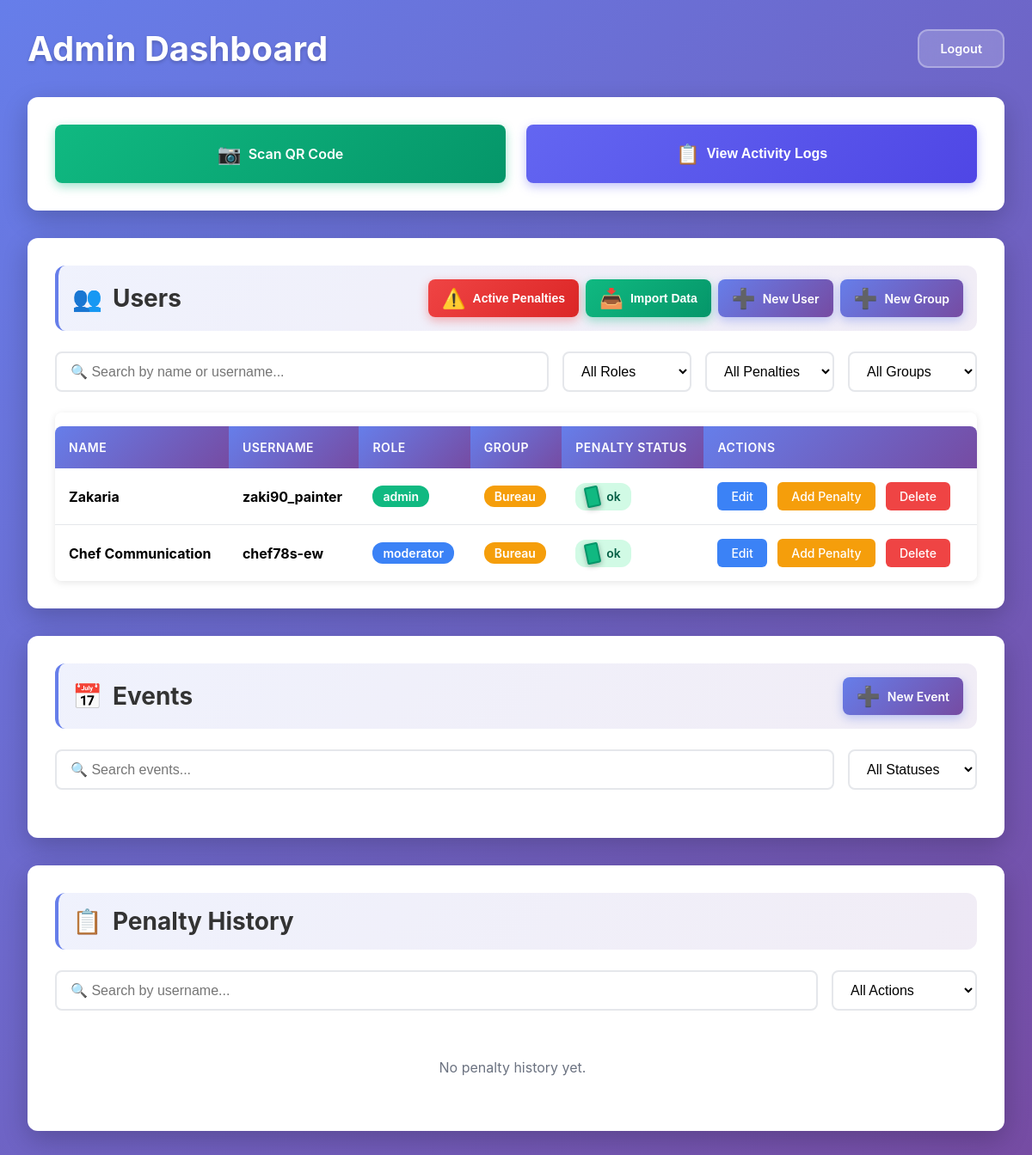
/admin-dashboard/ (signed in), run on an earlier commit of the app's database.
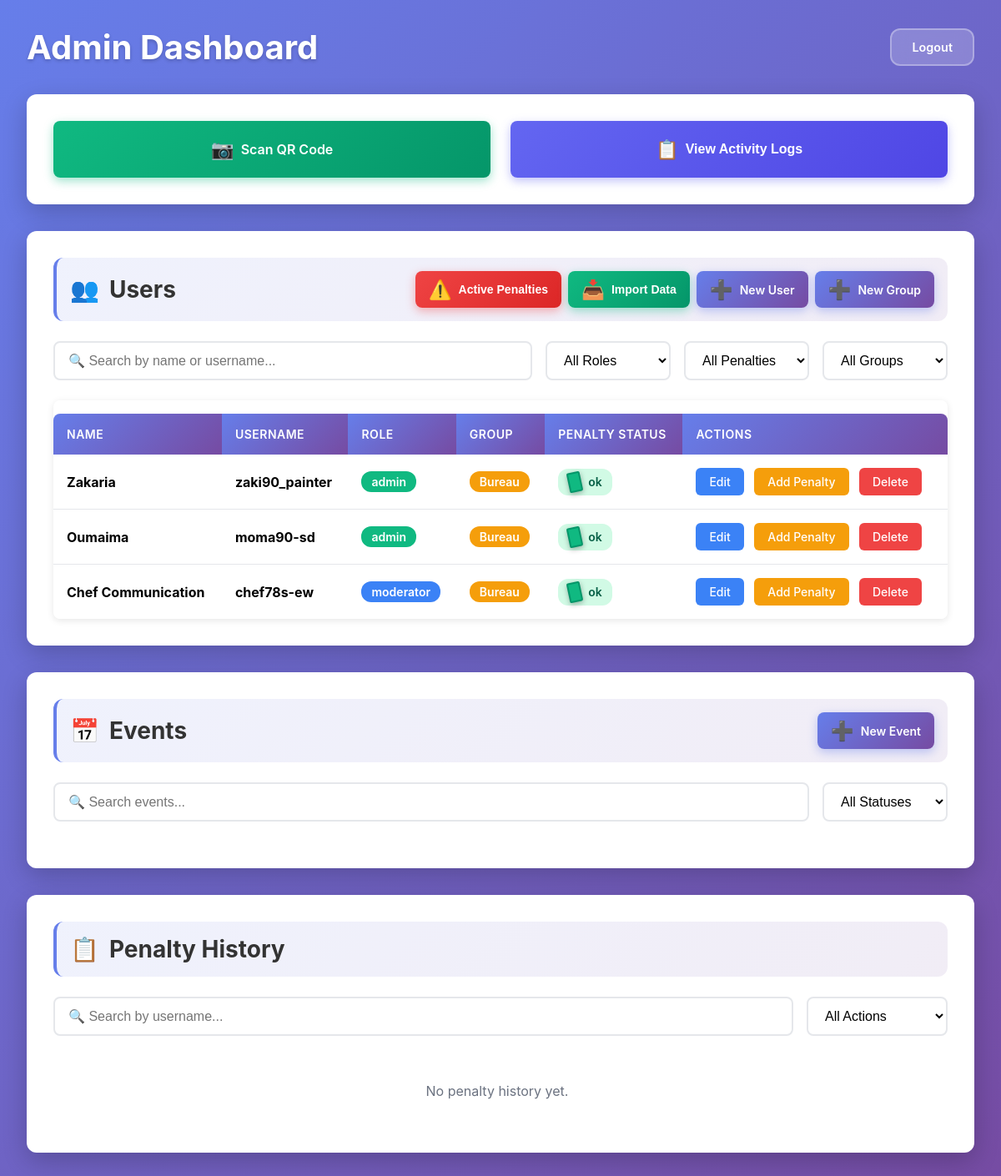
And on a later commit of the database.
### superdb/models.py (models this page shows, shortened)
class User(AbstractBaseUser, PermissionsMixin):
    displayname = models.CharField(max_length=150, default='')
    username = models.CharField(max_length=150, unique=True)
    password = models.CharField(max_length=128, blank=True, null=True)  # stored raw
    role = models.CharField(max_length=10, choices=ROLE_CHOICES, default='member')
    penalty_level = models.IntegerField(default=0)
    penalty_status = models.CharField(max_length=10, default='ok')
    is_active_member = models.BooleanField(default=True)
    last_login = models.DateTimeField(null=True, blank=True)
    timeout_until = models.DateTimeField(null=True, blank=True)
    is_staff = models.BooleanField(default=False)
    objects = UserManager()
    graup = models.ForeignKey(
        Graup,
        on_delete=models.SET_NULL,
        null=True,
        blank=True,
        related_name='users'
    )
    USERNAME_FIELD = 'username'
    REQUIRED_FIELDS = []

class Graup(models.Model):
    name = models.CharField(max_length=100, unique=True)
    description = models.TextField(blank=True, null=True)

### pages/views.py (the view)
# urls.py: path('admin-dashboard/', views.admin_dashboard, name='admin_dashboard'),
@login_required
@user_passes_test(is_admin)
def admin_dashboard(request):
    users = User.objects.all().order_by('-username')
    events = Event.objects.all().order_by('-start_time')
    penalty_history = Penalty.objects.all().order_by('-created_at')
    groups = Graup.objects.all().order_by('-name')
    return render(request, 'admin_dashboard.html', {'users': users, 'events': events, 'penalty_history': penalty_history, 'groups': groups
        })

### pages/views.py (called while the page is built)
def is_admin(user): return user.is_authenticated and user.role == "admin" or user.role == "moderator" or user.role == "core"

### pages/templates/admin_dashboard.html (shortened to what the changed rows need)
<!doctype html>
<html>
<head>
</head>
<body>
  <div class="container">
    <div class="header">
      <div class="header-left">
        <h1>Admin Dashboard</h1>
      </div>
    </div>
    <div class="card">
      <div class="table-wrapper">
        <table>
          <thead>
            <tr>
              <th>Name</th>
              <th>Username</th>
              <th>Role</th>
              <th>Group</th>
              <th>Penalty Status</th>
              <th>Actions</th>
            </tr>
          </thead>
          <tbody id="usersTableBody">
            {% for u in users %}
            {% if u.role != 'core' %}
            <tr data-username="{{ u.username|lower }}" data-displayname="{{ u.displayname|lower }}" data-role="{{ u.role }}" data-penalty="{{ u.penalty_status }}" data-group="{{ u.group|default:'' }}">
              <td><strong>{{ u.displayname }}</strong></td>
              <td><strong>{{ u.username }}</strong></td>
              <td>
                <span class="badge {% if u.role == 'admin' %}badge-admin{% elif u.role == 'scanner' %}badge-scanner{% else %}badge-user{% endif %}">
                  {{ u.role }}
                </span>
              </td>
              <td>
                {% if u.graup %}
                <span class="badge badge-group">{{ u.graup.name }}</span>
                {% else %}
                <span style="color: #9ca3af;">—</span>
                {% endif %}
              </td>
              <td>
                <span class="penalty-badge {% if u.penalty_status == 'banned' %}penalty-banned{% elif u.penalty_status == 'warned' %}penalty-warning{% else %}penalty-ok{% endif %}">
                  {% if u.penalty_status == 'warned' %}
                    <span class="card-icon yellow-card"></span>
                  {% elif u.penalty_status == 'banned' %}
                    <span class="card-icon red-card"></span>
                  {% else %}
                    <span class="card-icon green-card"></span>
                  {% endif %}
                  {{ u.penalty_status }}
                </span>
              </td>
              <td class="actions">
                {% if u.role == 'member' or u.role == 'scanner' or u.role == 'moderator' or request.user.role == 'core' and u.role == 'admin' or request.user.role == 'admin' and u.role == 'admin'%}
                  <a href="{% url 'user_edit' u.id %}">Edit</a>
                  <button onclick="openReasonModal('add', {{ u.id }}, '{{ u.username|escapejs }}')" style="background: #f59e0b; color: white;">Add Penalty</button>
                  <a href="{% url 'user_delete' u.id %}">Delete</a>
                {% endif %}
              </td>
            </tr>
            {% endif %}
            {% endfor %}
          </tbody>
        </table>
      </div>
    </div>
  </div>
</body>
</html>

What changed in the data, as far as the page shows it:
added User: displayname "Oumaima", username "moma90-sd", role "admin", graup.name "Bureau", penalty_status "ok"
